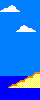

Rendered tile map (Tiled .tmx) drawn with the repository's tilesets; below, a short description and the full map source, tile grids included:
An orthogonal 10x25 tile map with 4x4 px tiles, 1 tile layer (Capa de Patrones 1).

<map version="1.0" tiledversion="1.0.2" orientation="orthogonal" renderorder="right-down" width="10" height="25" tilewidth="4" tileheight="4" nextobjectid="1">
 <tileset firstgid="1" source="tilesetIntroBeach.tsx" />
 <layer name="Capa de Patrones 1" width="10" height="25">
  <data encoding="csv">
10,10,10,10,10,10,10,10,10,10,
10,10,13,14,10,10,10,10,10,10,
13,9,9,9,14,10,10,10,10,10,
10,10,10,10,10,10,10,10,10,10,
10,10,10,10,10,10,10,10,10,10,
10,10,10,10,10,10,10,10,10,10,
10,10,10,10,10,13,14,10,10,10,
10,10,10,10,13,9,9,9,14,10,
10,10,10,10,10,10,10,10,10,10,
10,10,10,10,10,10,10,10,10,10,
10,10,10,10,10,10,10,10,10,10,
10,10,10,10,10,10,10,10,10,10,
10,10,10,10,10,10,10,10,10,10,
10,10,10,10,10,10,10,10,10,10,
10,10,10,10,10,10,10,10,10,10,
10,10,10,10,10,10,10,10,10,10,
10,10,10,10,10,10,10,10,10,10,
10,10,10,10,10,10,10,10,10,10,
10,10,10,10,10,10,10,10,7,2,
5,5,5,5,5,5,6,2,11,1,
5,5,5,5,6,2,11,1,1,1,
5,5,6,2,11,1,1,1,1,1,
5,5,5,5,5,5,5,5,5,5,
5,5,5,5,5,5,5,5,5,5,
5,5,5,5,5,5,5,5,5,5
</data>
 </layer>
</map>
